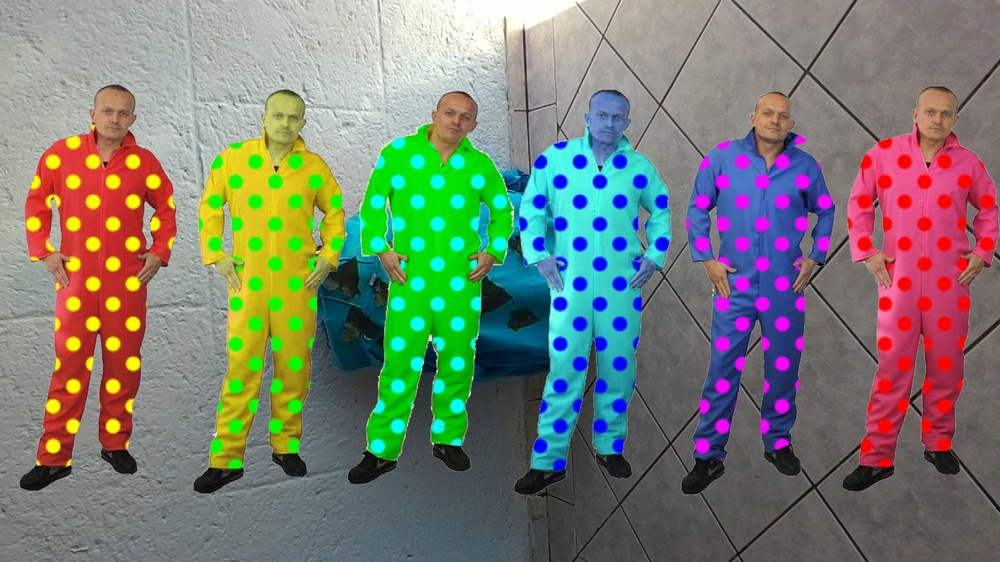
#> input picture photos/test3/P_20160702_133915.jpg, 1000 x 562 px, shrunk from 1600 x 900 before the run, found by its file name
$ python canny-edge.py
#> lines starting #> are read from the running program, lines starting #| are printed output that depends on the picture
import cv2
import numpy as np

window_name = "Edge Map"
image = cv2.imread("./photos/test1/P_20160702_133915.jpg", cv2.IMREAD_GRAYSCALE)
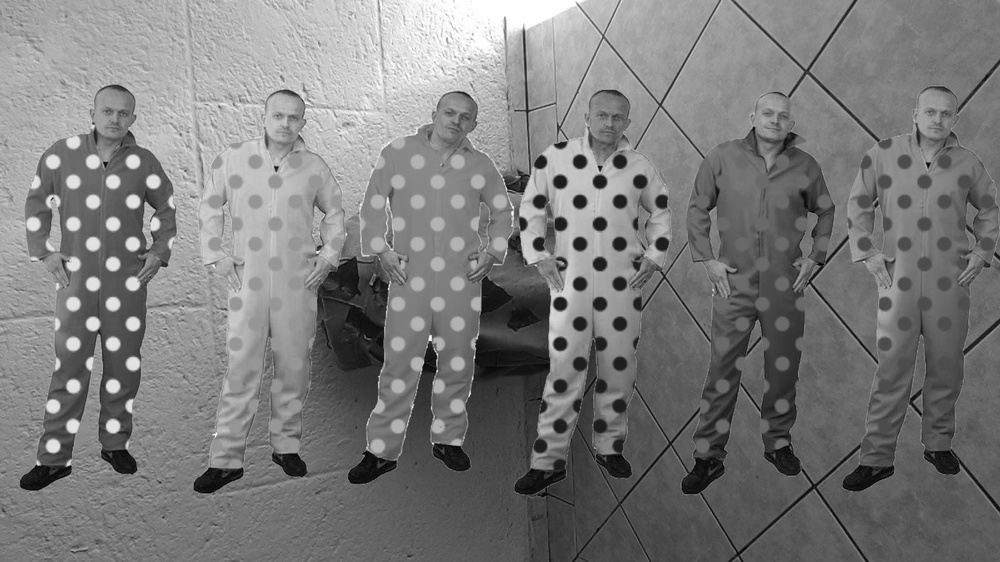
#> image: shape (562, 1000); min 0, max 255, mean 123.2

cv2.namedWindow( window_name, cv2.WINDOW_NORMAL );

def nothing(x):
	pass

cv2.createTrackbar( "Min Threshold:", window_name, 0, 500, nothing)

while True:
	cv2.imshow(window_name, image)
	v1 = cv2.getTrackbarPos('Min Threshold:', window_name)
	canny = cv2.Canny(image, v1, 240)
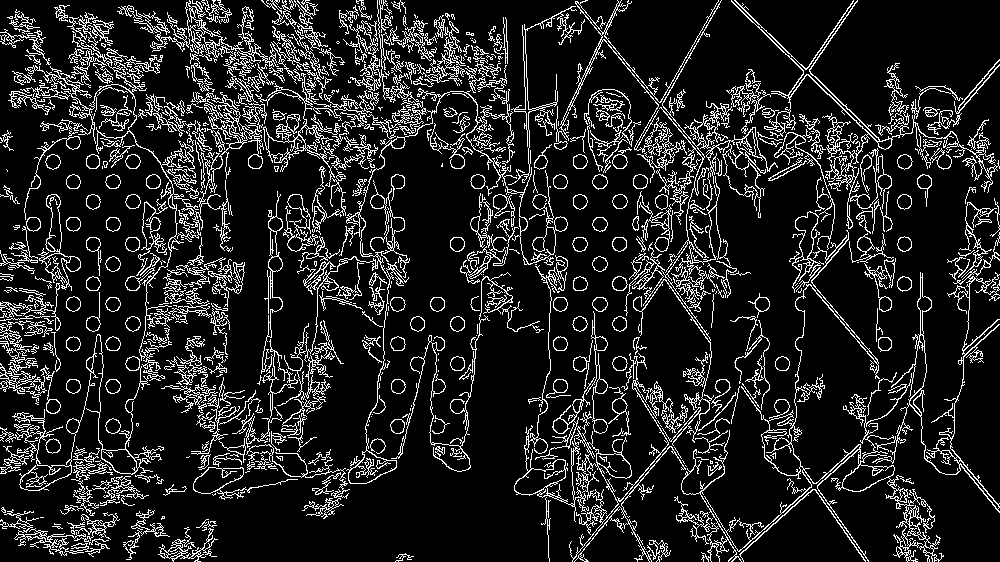
#> canny: shape (562, 1000); 13.4% white in thin lines or dots
	cv2.imshow("Canny edge", canny)

	# check for ESC key
	k = cv2.waitKey(5) & 0xFF
#> (key Esc is pressed here)
	if k == 27:
		break

cv2.destroyAllWindows()

$ run again, with photos/test3/P_20160702_133925.jpg copied over photos/test3/P_20160702_133915.jpg
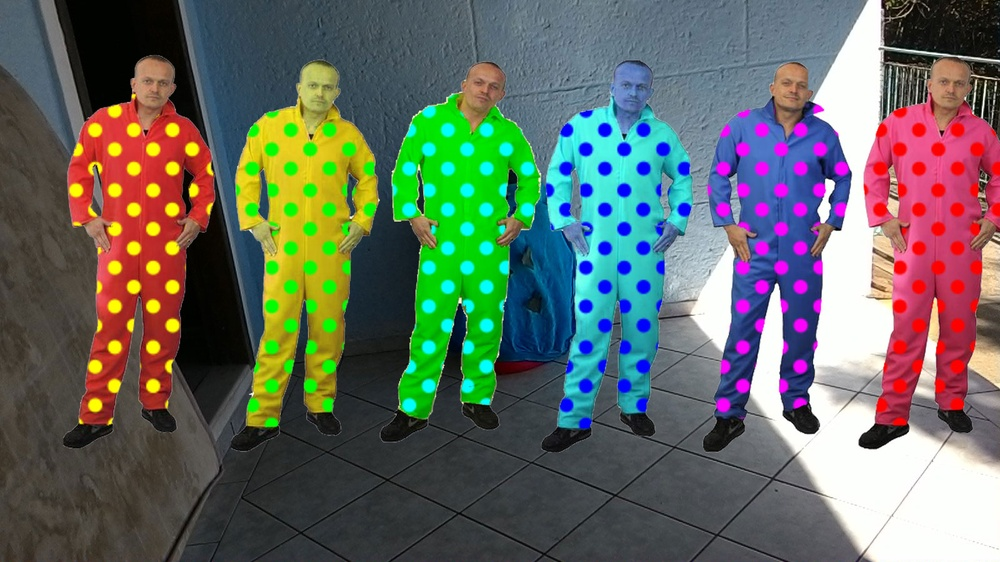
#> input picture photos/test3/P_20160702_133925.jpg, 1000 x 562 px, shrunk from 1600 x 900 before the run, found by its file name
#> `image = cv2.imread("./photos/test1/P_20160702_133915.jpg", cv2.IMREAD_..`:
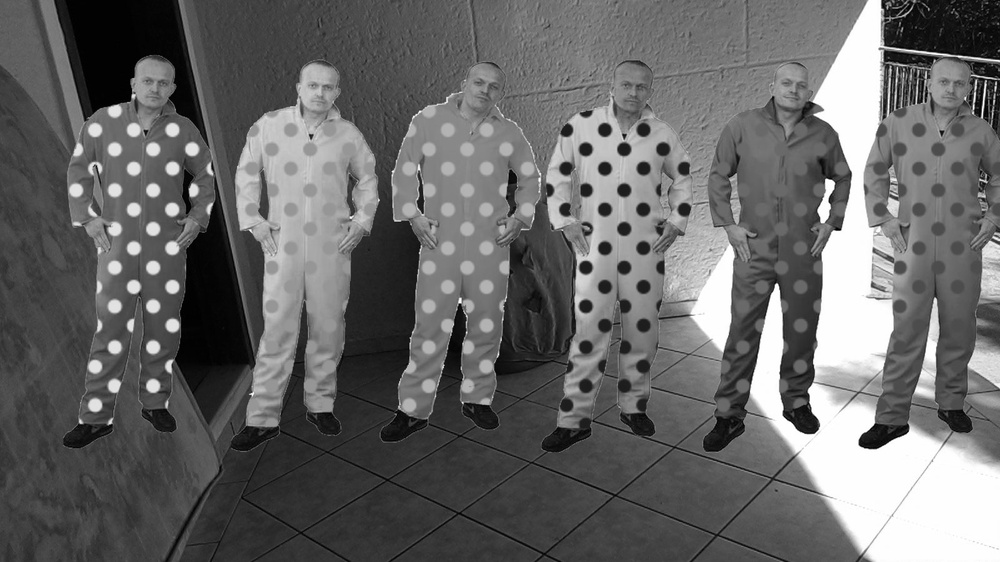
#> image: shape (562, 1000); min 0, max 255, mean 103.3
#> `canny = cv2.Canny(image, v1, 240)`:
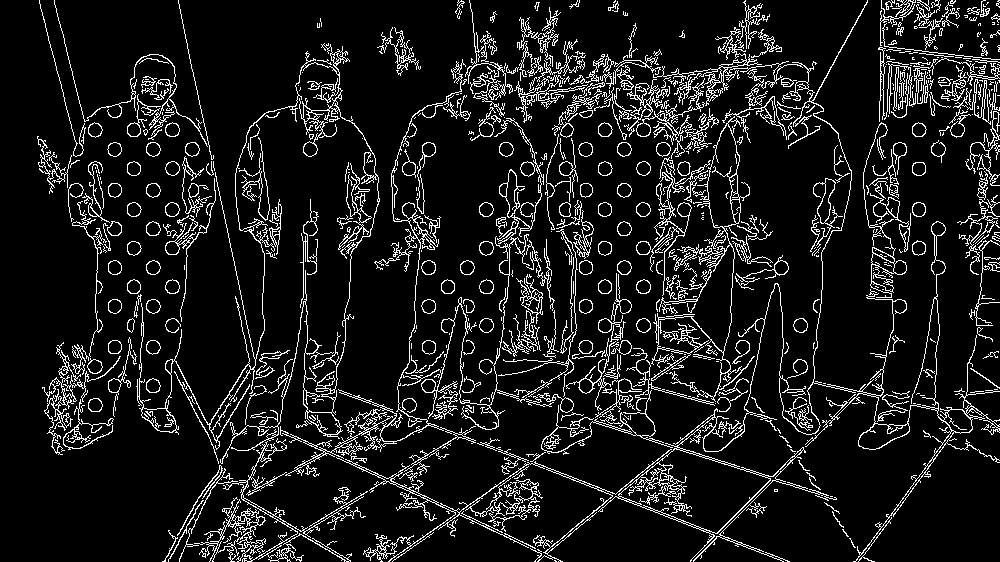
#> canny: shape (562, 1000); 10.2% white in thin lines or dots

$ run again, with photos/test3/P_20160702_133947.jpg copied over photos/test3/P_20160702_133915.jpg
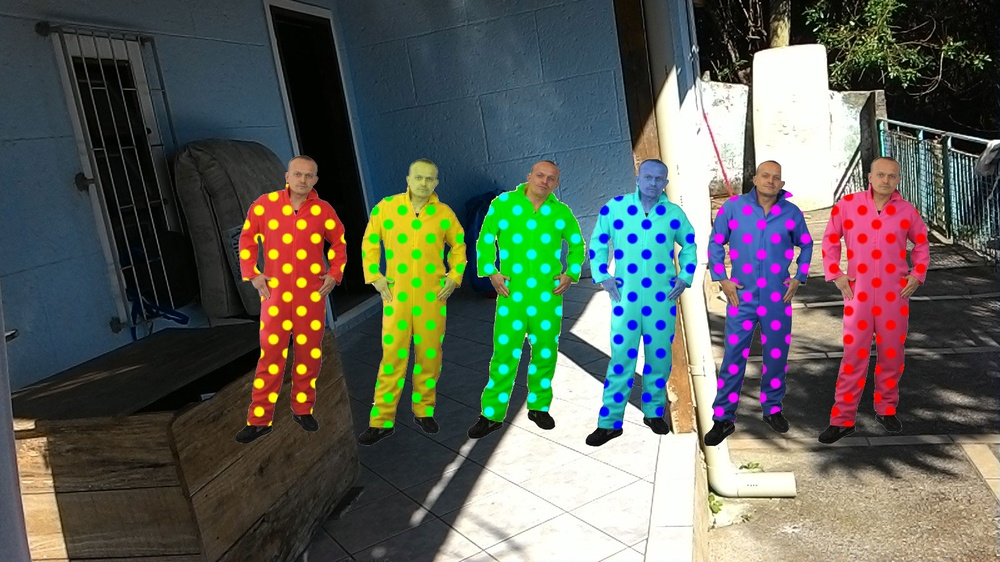
#> input picture photos/test3/P_20160702_133947.jpg, 1000 x 562 px, shrunk from 1600 x 900 before the run, found by its file name
#> `image = cv2.imread("./photos/test1/P_20160702_133915.jpg", cv2.IMREAD_..`:
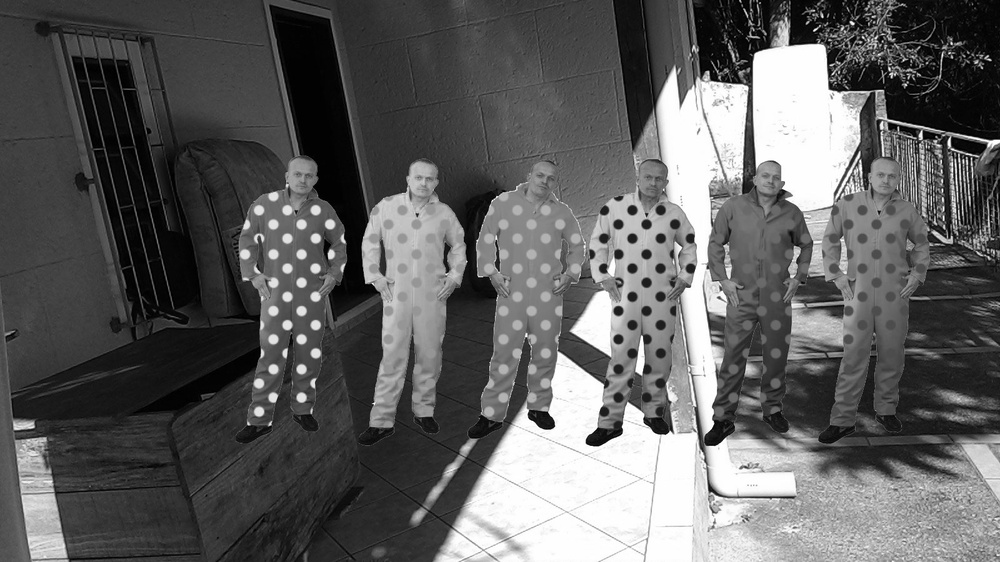
#> image: shape (562, 1000); min 0, max 255, mean 95.4
#> `canny = cv2.Canny(image, v1, 240)`:
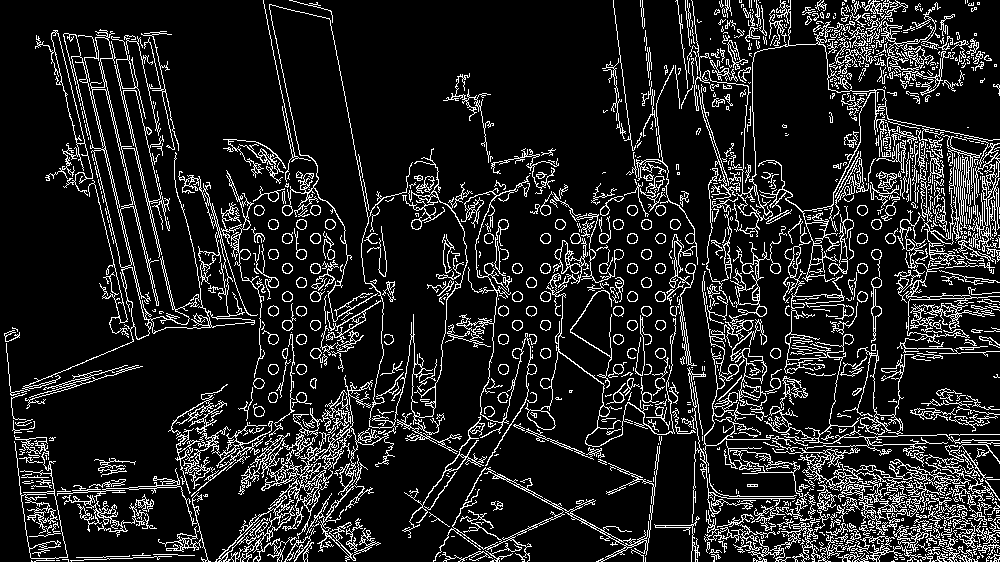
#> canny: shape (562, 1000); 13.3% white in thin lines or dots
